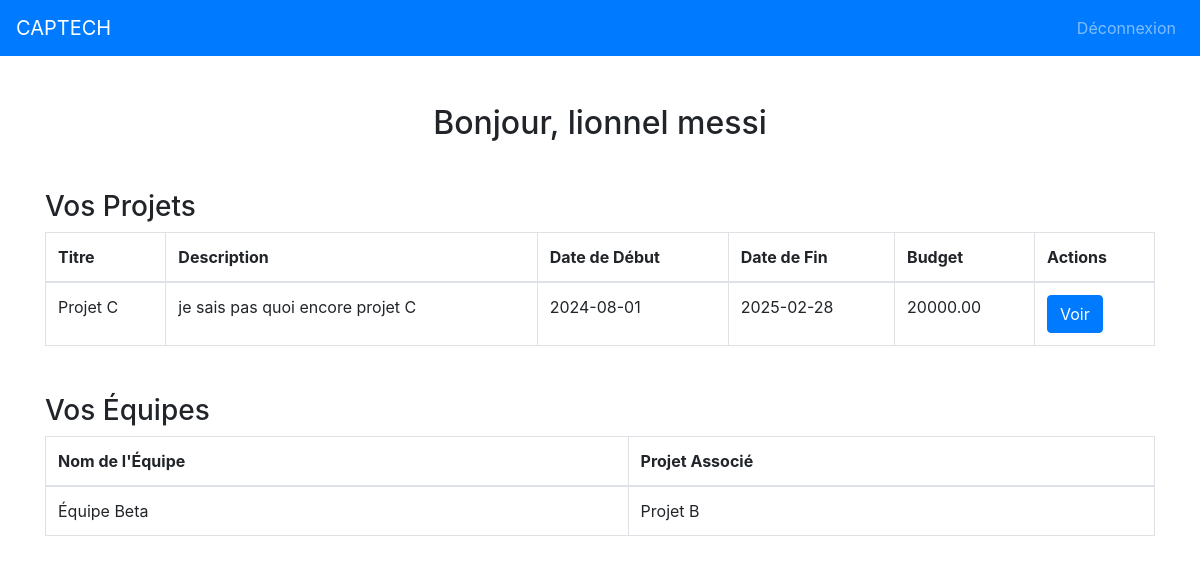
Page /dashboard.php (signed in) on the committed database.
### tables this page shows
CREATE TABLE Utilisateur (
   id_utilisateur INT AUTO_INCREMENT,
   nom VARCHAR(50) NOT NULL,
   prenom VARCHAR(50) NOT NULL,
   email VARCHAR(50) NOT NULL UNIQUE,
   mot_de_passe VARCHAR(255) NOT NULL,
   photo_profil VARCHAR(255) DEFAULT NULL,
   role ENUM('developpeur', 'chef_de_projet', 'responsable_equipe') NOT NULL,
   PRIMARY KEY(id_utilisateur)
);

CREATE TABLE Projet (
   id_projet INT AUTO_INCREMENT,
   titre VARCHAR(50) NOT NULL,
   description TEXT NOT NULL,
   date_de_debut DATE NOT NULL,
   date_fin_prevu DATE NOT NULL,
   budget DECIMAL(10, 2) NOT NULL,
   id_utilisateur INT NOT NULL,
   PRIMARY KEY(id_projet),
   FOREIGN KEY(id_utilisateur) REFERENCES Utilisateur(id_utilisateur)
);

CREATE TABLE Equipe (
   id_equipe INT AUTO_INCREMENT,
   nom VARCHAR(50) NOT NULL,
   id_projet INT NOT NULL,
   PRIMARY KEY(id_equipe),
   FOREIGN KEY(id_projet) REFERENCES Projet(id_projet)
);

### dashboard.php (the view, shortened to what this page needs)
<?php
include('config.php');
$user_id = $_SESSION['user_id'];
$query = "SELECT * FROM Utilisateur WHERE id_utilisateur='$user_id'";
$result = mysqli_query($conn, $query);
$user = mysqli_fetch_assoc($result);
$query_projects = "SELECT * FROM Projet WHERE id_utilisateur='$user_id'";
$result_projects = mysqli_query($conn, $query_projects);
$query_teams = "SELECT e.nom, p.titre FROM Equipe e JOIN Projet p ON e.id_projet = p.id_projet JOIN Membre m ON e.id_equipe = m.id_equipe WHERE m.id_utilisateur='$user_id'";
$result_teams = mysqli_query($conn, $query_teams);
?>
<!DOCTYPE html>
<html lang="fr">
<head>
    <link rel="stylesheet" href="https://stackpath.bootstrapcdn.com/bootstrap/4.5.2/css/bootstrap.min.css">
</head>
<body>
    <nav class="navbar navbar-expand-lg navbar-dark bg-primary">
        <a class="navbar-brand" href="#">CAPTECH</a>
        <div class="collapse navbar-collapse" id="navbarNav">
            <ul class="navbar-nav ml-auto">
                <li class="nav-item"><a class="nav-link" href="logout.php">Déconnexion</a></li>
            </ul>
        </div>
    </nav>
    <div class="container mt-5">
        <h2 class="text-center">Bonjour, <?php echo $user['prenom']; ?> <?php echo $user['nom']; ?></h2>
        <h3 class="mt-5">Vos Projets</h3>
        <table class="table table-bordered">
            <thead>
                <tr>
                    <th>Titre</th>
                    <th>Description</th>
                    <th>Date de Début</th>
                    <th>Date de Fin</th>
                    <th>Budget</th>
                    <th>Actions</th>
                </tr>
            </thead>
            <tbody>
                <?php while ($project = mysqli_fetch_assoc($result_projects)): ?>
                    <tr>
                        <td><?php echo $project['titre']; ?></td>
                        <td><?php echo $project['description']; ?></td>
                        <td><?php echo $project['date_de_debut']; ?></td>
                        <td><?php echo $project['date_fin_prevu']; ?></td>
                        <td><?php echo $project['budget']; ?></td>
                        <td><a href="project.php?id=<?php echo $project['id_projet']; ?>" class="btn btn-primary">Voir</a></td>
                    </tr>
                <?php endwhile; ?>
            </tbody>
        </table>
        <h3 class="mt-5">Vos Équipes</h3>
        <table class="table table-bordered">
            <thead>
                <tr>
                    <th>Nom de l'Équipe</th>
                    <th>Projet Associé</th>
                </tr>
            </thead>
            <tbody>
                <?php while ($team = mysqli_fetch_assoc($result_teams)): ?>
                    <tr>
                        <td><?php echo $team['nom']; ?></td>
                        <td><?php echo $team['titre']; ?></td>
                    </tr>
                <?php endwhile; ?>
            </tbody>
        </table>
    </div>
</body>
</html>

### rows in the picture
utilisateur: prenom "lionnel", nom "messi"
projet: titre "Projet C", description "je sais pas quoi encore projet C", date_de_debut "2024-08-01", date_fin_prevu "2025-02-28", budget "20000.00"
equipe: nom "Équipe Beta", id_projet.titre "Projet B"
